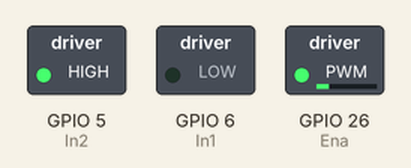
This program was run on a simulated Raspberry Pi (BCM pin numbers). On the bench: switched loads named in the program (green lamp = pin HIGH). What the program prints to the terminal is not drawn. At 2.0 s the program stops and its outputs stay as they are.

Above: at 0.1 s.
At 1.1 s:
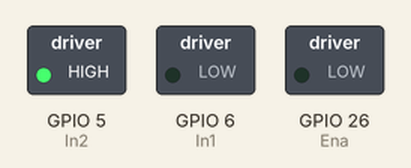
Timing chart, 0 to 2.6 s (numbered marks = the images above):
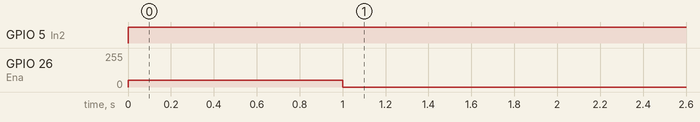

The program:

rearWheels.py
```python
import RPi.GPIO as GPIO
from time import sleep

GPIO.setmode(GPIO.BCM)
GPIO.setwarnings(False)

Ena= 26
In1= 6
In2= 5


GPIO.setup(Ena,GPIO.OUT)
GPIO.setup(In1,GPIO.OUT)
GPIO.setup(In2,GPIO.OUT)


pwmA =GPIO.PWM(Ena,100);
pwmA.start(0);


pwmA.ChangeDutyCycle(20);
GPIO.output(In1,GPIO.LOW);
GPIO.output(In2,GPIO.HIGH);

sleep(1)

pwmA.ChangeDutyCycle(0);
sleep(1)

#pwmA.ChangeDutyCycle(20);
#GPIO.output(In1,GPIO.HIGH);
#GPIO.output(In2,GPIO.LOW);
#sleep(1)

print("done")
```

Measured:
- by itself, GPIO 5 (In2): LOW → HIGH at 0.00 s
- by itself, GPIO 26 (Ena): 0/255 → 51/255 at 0.00 s, → 0/255 1.0 s later
